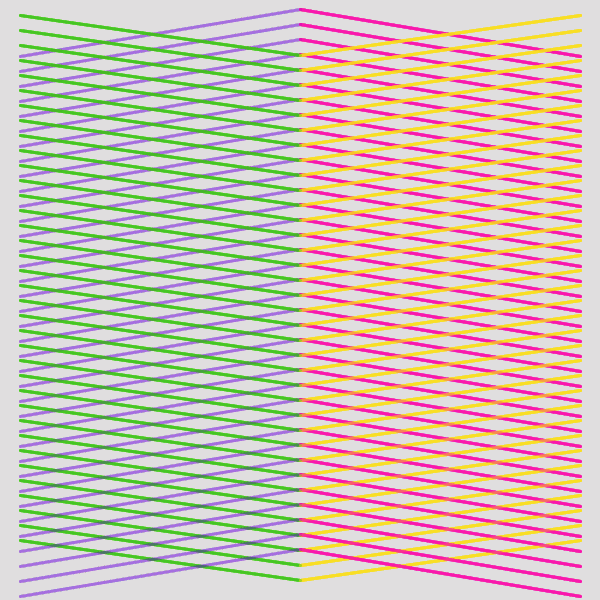
Frame 1 (no input)
Frame 60 (the mouse pressed at the canvas centre just before this capture): identical to frame 1, image omitted
Frame 120 (the mouse held since frame 60 and released just before this capture): identical to frame 1, image omitted

The Processing sketch that drew this single still picture (run headless with seeded random() and noise(); from frame 60 on, the mouse is pressed at the canvas centre):

// Processing sketch: linePro24
// ── linePro24.pde
PVector v1, v2;

color purp, huh, bwuh, what;

void setup(){
  size (600, 600);
  
  v1 = new PVector(20, width/2);
  v2 = new PVector(580, 00);
  
}

void draw(){
  background(#E0DEDF); //so tweak mode doesn't tweak out
  
  purp = color(#7102D3, 5); //purple
  huh = color(#40C416, 20); //green
  bwuh = color(#FA0DA7, 20); //pinkish
  what = color(#FFDA1F, 20); //oramge
  
  for (int b = 9; b < height-50; b = b+15) {
    for (int c = 15; c < height-50; c = c+15) {
      strokeWeight(3);
      // up
      stroke(purp); //purple
      line(v1.x, b+47, v1.y, b);
      //down
      stroke(bwuh); //pinkish
      line(v1.y, b, v2.x, b+47); //
    
      //down
      stroke(huh); //green 
      line(v1.x, c, v1.y, c+40);
      //up
      stroke(what); //oramgw
      line(v1.y, c+40, v2.x, c); 
    }
  }
  
  //remember to write save png 
  //save("filename.ext");
  save("linePro24.png");
}
